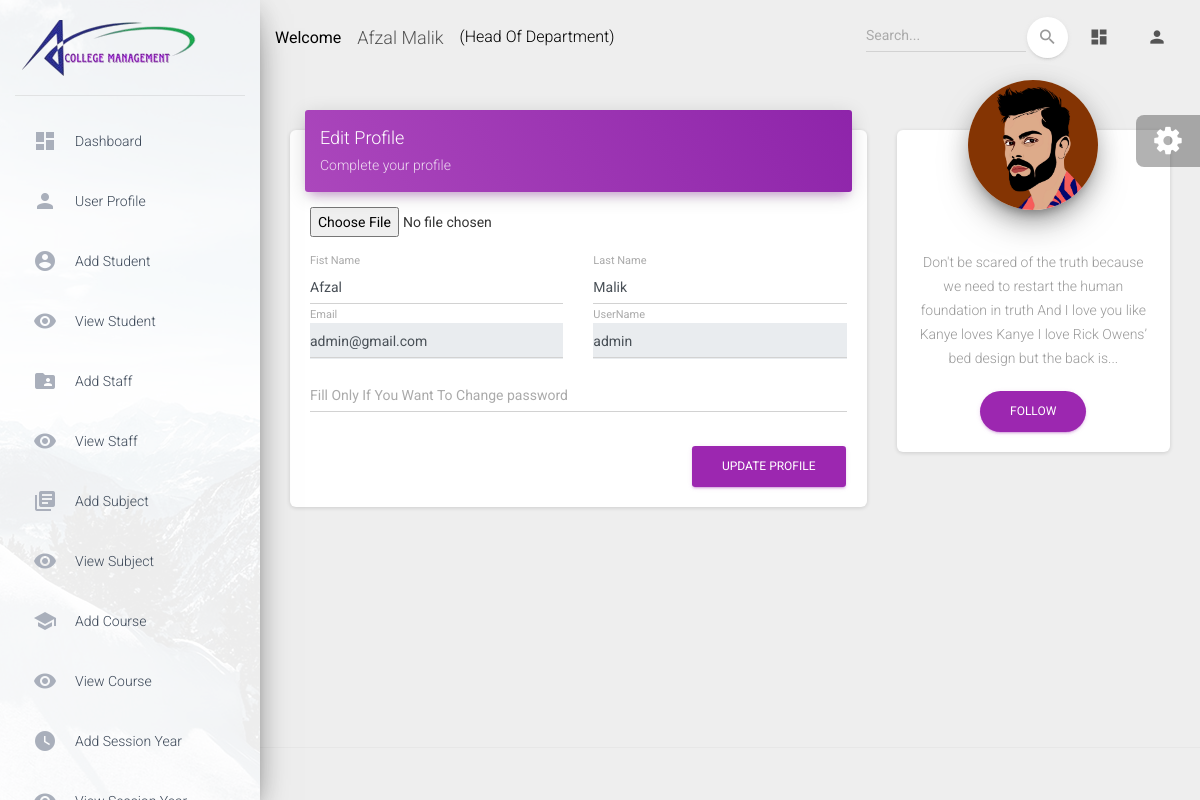
Screenshot of /profile/ (signed in) with the database file from the repository.
### app/models.py (models this page shows)
class CustomUser(AbstractUser):
    USER = (
        (1,'HOD'),
        (2, 'STAFF'),
        (3, 'STUDENT'),
    )
    user_type=models.CharField(choices=USER,max_length=50,default=1)
    profile_pic=models.ImageField(upload_to='media/profile_pic')

### college_project/views.py (the view)
# urls.py: path('profile/', views.PROFILE, name='profile'),
@login_required(login_url='/')
def PROFILE(request):
    user = CustomUser.objects.get(id = request.user.id)
    context={
        'user':user,
    }
    return render(request,'profile.html',context)

### templates/profile.html (shortened to what this page needs)
{% extends "base.html" %}
{% block content %}
          <div class="row">
            <div class="col-md-8">
              <div class="card">
                <div class="card-header card-header-primary">
                  <h4 class="card-title">Edit Profile</h4>
                  <p class="card-category">Complete your profile</p>
                </div>
                <div class="card-body">
                  <form action="{% url 'profile_update' %}" method="post" enctype="multipart/form-data">
                    <div class="row">
                      <div class="col-md-5">
                          <input type="file" name="profile_pic">
                      </div>
                      </div>
                    <br>
                    <div class="row">
                      <div class="col-md-6">
                        <div class="form-group">
                          <label class="bmd-label-floating">Fist Name</label>
                          <input type="text" class="form-control" value="{{user.first_name}}" name="first_name">
                        </div>
                      </div>
                      <div class="col-md-6">
                        <div class="form-group">
                          <label class="bmd-label-floating">Last Name</label>
                          <input type="text" class="form-control" value="{{user.last_name}}" name="last_name">
                        </div>
                      </div>
                    </div>
                      <div class="row">
                      <div class="col-md-6">
                        <div class="form-group">
                          <label class="bmd-label-floating">Email</label>
                          <input type="text" class="form-control" value="{{user.email}}" readonly name="email">
                        </div>
                      </div>
                      <div class="col-md-6">
                        <div class="form-group">
                          <label class="bmd-label-floating">UserName</label>
                          <input type="text" class="form-control" value="{{user.username}}" readonly name="username">
                        </div>
                      </div>
                    </div>
                    <div class="row">
                      <div class="col-md-12">
                        <div class="form-group">
                          <input type="text" class="form-control" placeholder="Fill Only If You Want To Change password" name="password">
                        </div>
                      </div>
                    </div>
                    <div class="row">
                      <div class="col-md-12">
                        <div class="form-group">
                        </div>
                      </div>
                    </div>
                    <button type="submit" class="btn btn-primary pull-right">Update Profile</button>
                    <div class="clearfix"></div>
                  </form>
                </div>
              </div>
            </div>
            <div class="col-md-4">
              <div class="card card-profile">
                <div class="card-avatar">
                  {% if user.profile_pic == "" %}
                    <a href="#pablo">
                    <img class="img" src="/static/assets/img/faces/noimg1.png" />
                  </a>
                  {% else %}
                  <a href="#">
                    <img class="img" src="/{{user.profile_pic}}" />
                  </a>
                  {% endif %}
                </div>
                <div class="card-body">
                  <p class="card-description">
                    Don't be scared of the truth because we need to restart the human foundation in truth And I love you like Kanye loves Kanye I love Rick Owens’ bed design but the back is...
                  </p>
                  <a href="#pablo" class="btn btn-primary btn-round">Follow</a>
                </div>
              </div>
            </div>
          </div>
{% endblock content %}

### templates/includes/navigation.html (shortened to what this page needs)
      <nav class="navbar navbar-expand-lg navbar-transparent navbar-absolute fixed-top ">
        <div class="container-fluid">
          <div class="navbar-wrapper">
            <strong style="color:black;">Welcome</strong>
            <a class="navbar-brand" href="#pablo">{{user.first_name}} {{user.last_name}}</a>
            {% if user.user_type == '1' %}
            <p style="margin-top: 15px; color:black;">(Head Of Department)</p>
            {% elif user.user_type == '2' %}
            <p style="margin-top: 15px; color:black;">(Staff)</p>
            {% else %}
            <p style="margin-top: 15px; color:black;">(Student)</p>
            {% endif %}
          </div>
          <div class="collapse navbar-collapse justify-content-end">
            <form class="navbar-form">
              <div class="input-group no-border">
                <input type="text" value="" class="form-control" placeholder="Search...">
                <button type="submit" class="btn btn-white btn-round btn-just-icon">
                  <i class="material-icons">search</i>
                  <div class="ripple-container"></div>
                </button>
              </div>
            </form>
            <ul class="navbar-nav">
              <li class="nav-item">
                <a class="nav-link" href="#pablo">
                  <i class="material-icons">dashboard</i>
                </a>
              </li>
              <li class="nav-item dropdown">
                <a class="nav-link" href="#pablo" id="navbarDropdownProfile" data-toggle="dropdown" aria-haspopup="true" aria-expanded="false">
                  <i class="material-icons">person</i>
                </a>
              </li>
            </ul>
          </div>
        </div>
      </nav>

### rows the page displays
CustomUser: first_name "Afzal", last_name "Malik", email "admin@gmail.com", username "admin", profile_pic (picture)
